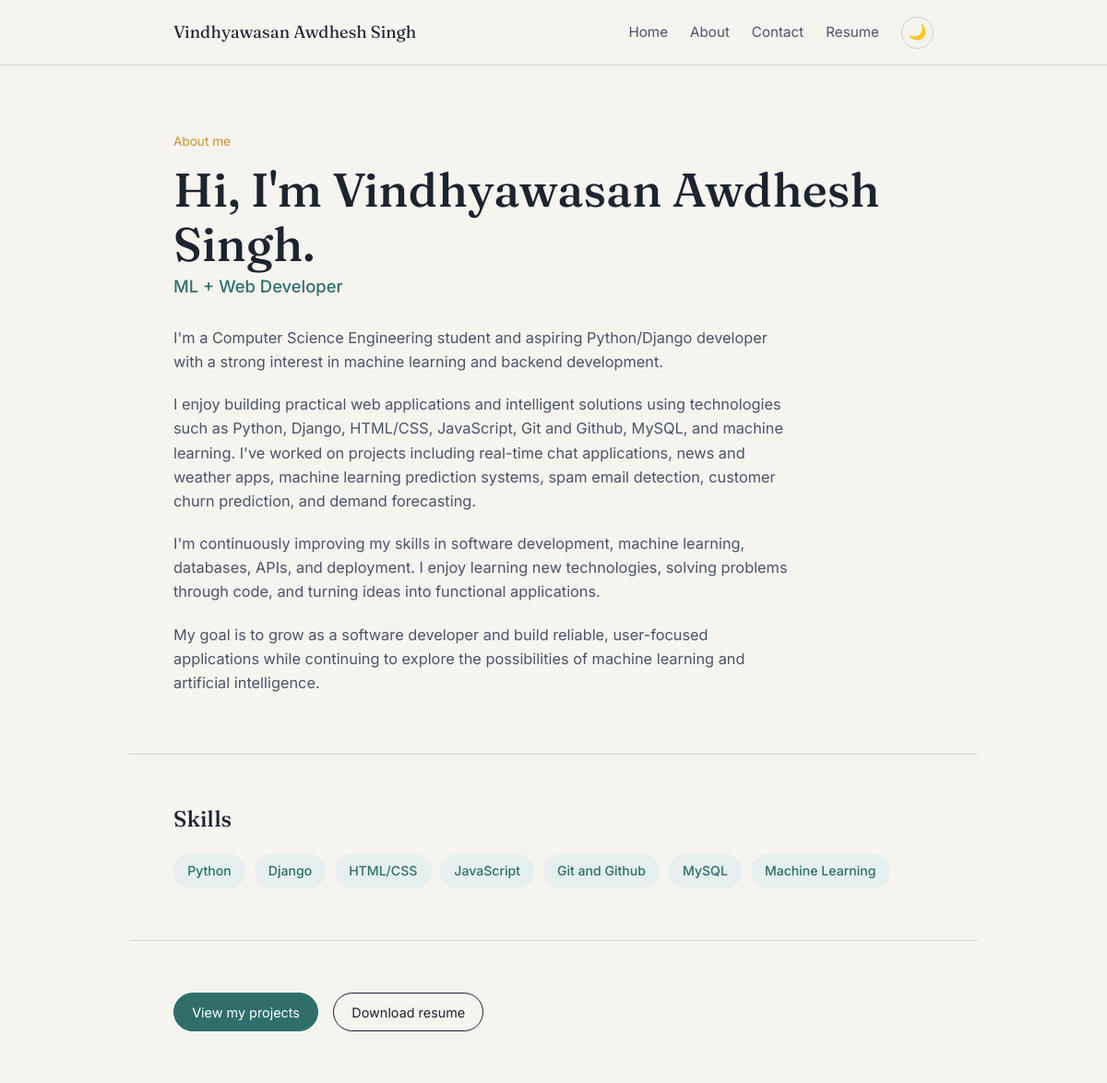
The app's page //about with its own data.
### main/models.py (models this page shows, shortened)
class Profile(models.Model):
    name = models.CharField(max_length=100)
    title = models.CharField(max_length=100)
    email = models.EmailField()
    bio = models.TextField()
    profile_image = models.ImageField(upload_to='media/profile_images/')
    phone = models.CharField(max_length=20)
    location = models.CharField(max_length=200)
    github = models.URLField(blank=True, null=True)
    linkedin = models.URLField(blank=True, null=True)

class Skill(models.Model):
    name = models.CharField(max_length=100)

### main/views.py (the view)
# urls.py: path('/about', views.about, name='about'),
def about(request):
    skill = Skill.objects.all()
    profile = Profile.objects.first()
    return render(request,'about.html',{
        "skills" : skill,
        "profile" : profile
    })

### main/templates/about.html (shortened to what this page needs)
{% load static %}
<!DOCTYPE html>
<html lang="en">
<head>
    <link rel="stylesheet" href="{% static 'css/style.css' %}">
</head>
<body>
    <header class="site-header">
        <nav class="navbar">
            <a class="brand" href="{% url 'home' %}">{{ profile.name }}</a>
            <div class="nav-links">
                <a href="{% url 'home' %}">Home</a>
                <a href="{% url 'about' %}">About</a>
                <a href="{% url 'contact' %}">Contact</a>
                <a href="{% url 'resume' %}">Resume</a>
            </div>
            <button id="theme-toggle" class="theme-toggle" type="button" aria-label="Toggle light mode">
                🌙
            </button>
        </nav>
    </header>
    <section class="about-hero">
        <p class="eyebrow">About me</p>
        <h1>Hi, I'm {{ profile.name }}.</h1>
        <h2>{{ profile.title }}</h2>
        <div class="about-copy">
            <p>
                I'm a Computer Science Engineering student and aspiring
                Python/Django developer with a strong interest in machine
                learning and backend development.
            </p>
            <p>
                I enjoy building practical web applications and intelligent
                solutions using technologies such as
                {% for skill in skills %}{% if skill.name != "Machine Learning" %}{{ skill.name }}, {% endif %}{% endfor %}
                and machine learning. I've worked on projects including
                real-time chat applications, news and weather apps, machine
                learning prediction systems, spam email detection, customer
                churn prediction, and demand forecasting.
            </p>
            <p>
                I'm continuously improving my skills in software development,
                machine learning, databases, APIs, and deployment. I enjoy
                learning new technologies, solving problems through code,
                and turning ideas into functional applications.
            </p>
            <p>
                My goal is to grow as a software developer and build reliable,
                user-focused applications while continuing to explore the
                possibilities of machine learning and artificial intelligence.
            </p>
        </div>
    </section>
    <section class="section">
        <h2 class="section-title">Skills</h2>
        <ul class="chip-list">
            {% for skill in skills %}
            <li class="chip">{{ skill.name }}</li>
            {% empty %}
            <li class="empty-note">No skills added yet.</li>
            {% endfor %}
        </ul>
    </section>
    <section class="section about-cta">
        <a class="pill-link pill-link--solid" href="{% url 'home' %}">
            View my projects
        </a>
        <a class="pill-link" href="{% url 'resume' %}">
            Download resume
        </a>
    </section>
</body>
</html>

### main/static/css/style.css (style rules this page uses)
:root { --ink: #1c2430; --ink-soft: #4a5568; --paper: #f6f4ef; --paper-raised: #ffffff; --line: #d8d2c4; --accent: #2e6f6a; --accent-soft: #e4efee; --gold: #c9932a; --font-display: "Fraunces", Georgia, serif; --font-body: "Inter", -apple-system, BlinkMacSystemFont, "Segoe UI", sans-serif; --radius: 3px; --content-width: 920px; --gutter: clamp(1.25rem, 4vw, 3rem); }
* { box-sizing: border-box; min-width: 0; }
html { scroll-behavior: smooth; }
body { margin: 0; background: var(--paper); color: var(--ink); font-family: var(--font-body); font-size: 16px; line-height: 1.6; -webkit-font-smoothing: antialiased; transition: background 0.25s ease, color 0.25s ease; }
h1, h2, h3, h4 { font-family: var(--font-display); font-weight: 500; line-height: 1.15; margin: 0 0 0.4em; color: var(--ink); }
p { margin: 0 0 1em; max-width: 65ch; color: var(--ink-soft); }
a { color: var(--accent); }
dl, dd, ul { margin: 0; padding: 0; }
.site-header { border-bottom: 1px solid var(--line); background: var(--paper); position: sticky; top: 0; z-index: 10; }
.navbar { max-width: var(--content-width); margin: 0 auto; padding: 1.1rem var(--gutter); display: flex; align-items: center; gap: 1.5rem; }
.brand { font-family: var(--font-display); font-size: 1.15rem; color: var(--ink); text-decoration: none; margin-right: auto; }
.nav-links { display: flex; gap: 1.5rem; }
.nav-links a { position: relative; color: var(--ink-soft); text-decoration: none; font-size: 0.95rem; transition: color 0.2s ease; }
.nav-links a::after { content: ""; position: absolute; left: 0; bottom: -4px; width: 100%; height: 1px; background: var(--accent); transform: scaleX(0); transform-origin: left; transition: transform 0.25s ease; }
#theme-toggle { background: none; border: 1px solid var(--line); border-radius: 50%; width: 2.2rem; height: 2.2rem; cursor: pointer; font-size: 1rem; line-height: 1; transition: transform 0.35s ease, border-color 0.2s ease; }
.eyebrow { font-family: var(--font-body); font-size: 0.85rem; color: var(--gold); margin: 0 0 0.75rem; }
.pill-link { display: inline-block; padding: 0.55rem 1.2rem; border: 1px solid var(--ink); border-radius: 999px; text-decoration: none; font-size: 0.9rem; color: var(--ink); transition: transform 0.2s ease, background 0.2s ease, color 0.2s ease, box-shadow 0.2s ease; }
.pill-link--solid { background: var(--accent); border-color: var(--accent); color: #fff; }
.section { max-width: var(--content-width); margin: 0 auto; padding: clamp(2rem, 5vw, 3.5rem) var(--gutter); border-top: 1px solid var(--line); }
.section-title { font-size: 1.5rem; margin-bottom: 1.5rem; }
.chip-list { list-style: none; margin: 0; padding: 0; display: flex; flex-wrap: wrap; gap: 0.6rem; }
.chip { padding: 0.45rem 0.95rem; background: var(--accent-soft); color: var(--accent); border-radius: 999px; font-size: 0.88rem; font-weight: 500; transition: transform 0.2s ease, background 0.2s ease, color 0.2s ease; }
.about-hero { max-width: var(--content-width); margin: 0 auto; padding: clamp(2.5rem, 6vw, 5rem) var(--gutter) clamp(1.5rem, 4vw, 3rem); }
.about-hero h1 { font-size: clamp(2.2rem, 5vw, 3.2rem); margin-bottom: 0.3rem; }
.about-hero h2 { font-family: var(--font-body); font-weight: 500; font-size: 1.15rem; color: var(--accent); margin-bottom: 2rem; }
.about-copy { max-width: 68ch; display: flex; flex-direction: column; gap: 0.25rem; }
.about-copy p { font-size: 1.02rem; }
.about-cta { display: flex; gap: 1rem; flex-wrap: wrap; }

### records on screen
Profile: name "Vindhyawasan Awdhesh Singh", title "ML + Web Developer"
Skill: name "Python"
Skill: name "Django"
Skill: name "HTML/CSS"
Skill: name "JavaScript"
Skill: name "Git and Github"
Skill: name "MySQL"
Skill: name "Machine Learning"
